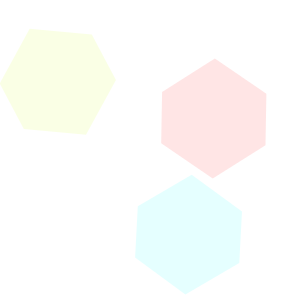
Frame 1 (no input)
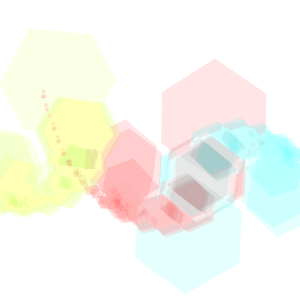
Frame 60 (no input)
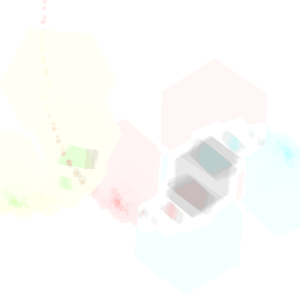
Frame 120 (the mouse pressed at the canvas centre since frame 60)

The p5.js sketch that drew these frames (run headless with seeded random() and noise() and a simulated clock; from frame 60 on, the mouse is pressed at the canvas centre):

// p5.js sketch
// ── sketch.js
var shapesPink = [];
var shapesYellow = [];
var shapesGreen = [];
var i = 0;
var rot = 0;

var col;
function setup() {
  createCanvas(300, 300)
  var sq = new Square(10, 85, 120);
  sq.generate();
}

function draw() {
  
  colorMode(RGB, 100);
  background(255, 255, 255, 0.3);
  colorMode(HSB, 100);
  
  angleMode(DEGREES);
  
  push()
  translate(300, 50);
  rotate(90 + rot+1);
  if (i < shapesPink.length) {
    var sh = shapesPink[i];
    sh.generate();
    DrawS(sh, 127);
  } else {
    // i = 0;
  }
  pop();
  
  push()
  translate(100, -20);
  rotate(60 + rot+2);
  if (i < shapesYellow.length) {
    var sh = shapesYellow[i];
    sh.generate();
    DrawS(sh, 20);
  } else {
    // i = 0;
  }
  pop();
  
  push()
  translate(100, 300);
  rotate(270 + rot+3);
  if (i < shapesGreen.length) {
    var sh = shapesGreen[i];
    sh.generate();
    DrawS(sh, 50);
  } else {
    // i = 0;
  }
  pop();
  i++;
  rot++;
}

function Square(x, y, size ) {
  this.x = x;
  this.y = y;
  this.size = size;
  shapesPink.push(this)
  shapesGreen.push(this)
  shapesYellow.push(this)
}

Square.prototype.generate = function() {
  if (this.size > 5) {
    var sq1 = new Square(this.x + this.size/1.5, this.y, this.size/1.5);
    var sq2 = new Square(this.x + this.size/1.5, this.y, this.size/1.5);
    var sq3 = new Square(this.x + this.size/1.5, this.y + this.size/1.5, this.size/1.5)
    
    shapesPink.push(sq1);
    shapesPink.push(sq2);
    shapesPink.push(sq3);
    
    shapesGreen.push(sq1);
    shapesGreen.push(sq2);
    shapesGreen.push(sq3);
    
    shapesYellow.push(sq1);
    shapesYellow.push(sq2);
    shapesYellow.push(sq3);

    sq1.generate();
    sq2.generate();
    sq3.generate();
  } 
}

function DrawS(shape, h) {
  noStroke();
  fill(h, 150, 100, 10);

  var s = shape
  beginShape();
  vertex(s.x + s.size/3.5, s.y - s.size/2.3);
  vertex(s.x + 3/4.2*s.size, s.y - s.size/2.3);
  vertex(s.x + s.size, s.y);
  vertex(s.x + 3/4.2*s.size, s.y + s.size/2.3);
  vertex(s.x + s.size/3.5, s.y + s.size/2.3);
  vertex(s.x, s.y);
  endShape(CLOSE);
}
